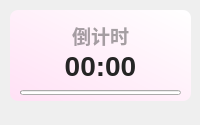
<?xml version="1.0" encoding="UTF-8"?>
<ui version="4.0">
 <class>Form</class>
 <widget class="QWidget" name="Form">
  <property name="geometry">
   <rect>
    <x>0</x>
    <y>0</y>
    <width>200</width>
    <height>125</height>
   </rect>
  </property>
  <property name="minimumSize">
   <size>
    <width>0</width>
    <height>0</height>
   </size>
  </property>
  <property name="maximumSize">
   <size>
    <width>16777215</width>
    <height>65536</height>
   </size>
  </property>
  <property name="windowTitle">
   <string>活动倒计时</string>
  </property>
  <widget class="ProgressBar" name="progressBar">
   <property name="geometry">
    <rect>
     <x>20</x>
     <y>90</y>
     <width>161</width>
     <height>5</height>
    </rect>
   </property>
   <property name="minimumSize">
    <size>
     <width>0</width>
     <height>5</height>
    </size>
   </property>
   <property name="maximumSize">
    <size>
     <width>16777215</width>
     <height>6</height>
    </size>
   </property>
   <property name="styleSheet">
    <string notr="true"/>
   </property>
   <property name="orientation">
    <enum>Qt::Horizontal</enum>
   </property>
   <property name="useAni">
    <bool>true</bool>
   </property>
   <property name="val">
    <double>0.000000000000000</double>
   </property>
  </widget>
  <widget class="QLabel" name="activity_countdown_title">
   <property name="geometry">
    <rect>
     <x>20</x>
     <y>20</y>
     <width>161</width>
     <height>31</height>
    </rect>
   </property>
   <property name="font">
    <font>
     <family>Microsoft YaHei UI</family>
     <pointsize>14</pointsize>
     <weight>75</weight>
     <bold>true</bold>
    </font>
   </property>
   <property name="styleSheet">
    <string notr="true">color: rgba(0, 0, 0, 90);
font-weight: bold;</string>
   </property>
   <property name="text">
    <string>倒计时</string>
   </property>
   <property name="textFormat">
    <enum>Qt::PlainText</enum>
   </property>
   <property name="alignment">
    <set>Qt::AlignCenter</set>
   </property>
  </widget>
  <widget class="QLabel" name="activity_countdown">
   <property name="geometry">
    <rect>
     <x>20</x>
     <y>40</y>
     <width>161</width>
     <height>51</height>
    </rect>
   </property>
   <property name="font">
    <font>
     <family>Microsoft YaHei UI</family>
     <pointsize>21</pointsize>
     <weight>75</weight>
     <bold>true</bold>
    </font>
   </property>
   <property name="styleSheet">
    <string notr="true">border: none;
color: rgba(37, 37, 37, 255);
font-weight: bold</string>
   </property>
   <property name="text">
    <string>00:00</string>
   </property>
   <property name="textFormat">
    <enum>Qt::PlainText</enum>
   </property>
   <property name="alignment">
    <set>Qt::AlignCenter</set>
   </property>
  </widget>
  <widget class="QLabel" name="backgnd">
   <property name="geometry">
    <rect>
     <x>10</x>
     <y>10</y>
     <width>181</width>
     <height>91</height>
    </rect>
   </property>
   <property name="styleSheet">
    <string notr="true">background-color: qlineargradient(spread:pad, x1:0, y1:1, x2:1, y2:0, stop:0 rgba(255, 225, 245, 255), stop:1 rgba(255, 255, 255, 255));
border-radius: 8px</string>
   </property>
   <property name="text">
    <string/>
   </property>
  </widget>
  <widget class="QLabel" name="img">
   <property name="geometry">
    <rect>
     <x>10</x>
     <y>10</y>
     <width>91</width>
     <height>91</height>
    </rect>
   </property>
   <property name="styleSheet">
    <string notr="true"/>
   </property>
   <property name="pixmap">
    <pixmap>img/3.png</pixmap>
   </property>
   <property name="scaledContents">
    <bool>true</bool>
   </property>
  </widget>
  <zorder>backgnd</zorder>
  <zorder>img</zorder>
  <zorder>progressBar</zorder>
  <zorder>activity_countdown_title</zorder>
  <zorder>activity_countdown</zorder>
 </widget>
 <customwidgets>
  <customwidget>
   <class>ProgressBar</class>
   <extends>QProgressBar</extends>
   <header>qfluentwidgets</header>
  </customwidget>
 </customwidgets>
 <resources/>
 <connections/>
</ui>
